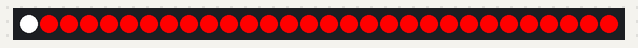
Recording of a sketch running on a simulated Arduino Uno, built with avr-gcc and run on an emulated ATmega328P. Shown: 30 RGB LEDs in strip order, left to right.

Above: at 0.05 s.
At 0.66 s:
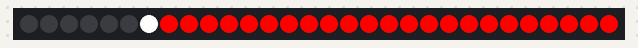
At 1.38 s:
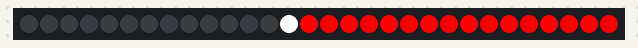
At 1.99 s:
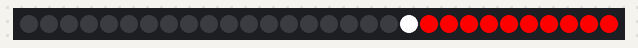
At 2.7 s:
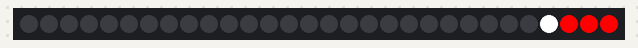
At 39.93 s:
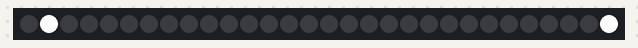

The sketch:

DotstarMinLoop.ino
```cpp
#include <Adafruit_DotStar.h>
#include <SPI.h>         //comment out for softwareSPI
//#include <SoftSPI.h> //uncomment to use non standard pins

#define DATAPIN    MISO
#define CLOCKPIN   MOSI
#define NUMPIXELS 30 // Number of LEDs in strip

#define red  0xFF0000
#define green  0x00FF00
#define blue  0x0000FF

uint32_t frame[NUMPIXELS];


uint32_t colors[3] = {green, red, blue };

Adafruit_DotStar strip = Adafruit_DotStar(NUMPIXELS, DATAPIN, CLOCKPIN, DOTSTAR_BRG);


void setup() {
  strip.begin(); // Initialize pins for output
  strip.show();  // Turn all LEDs off ASAP

  //initialize strip array
  for (int ii = 0; ii < NUMPIXELS; ii++) {
    frame[ii] = 0xFF0000; //initialize all to red
    strip.setPixelColor(ii, frame[ii]);
  }
  strip.show();

}

void loop() {
  /*
    for (int ii = 0; ii < NUMPIXELS; ii++) {
     frame[ii] = colors[ii % 3]; //initialize all to red
     strip.setPixelColor(ii, frame[ii]);
    }
    strip.show();
  */

  for (int ii = 0; ii < NUMPIXELS; ii++) {
    if (ii == 0)
    {
      frame[ii] = 0xFFFFFF;
      strip.setPixelColor(ii, frame[ii]);
      strip.show();
      delay(100);
    }
    else
    {
      frame[ii - 1] = 0x000000;
      frame[ii] = 0xFFFFFF;
      strip.setPixelColor(ii - 1, frame[ii - 1]);
      strip.setPixelColor(ii, frame[ii]);
      strip.show();
      delay(100);
    }


    for (int ii = NUMPIXELS; ii < 0; ii--) {
      if (ii == 30)
      {
        frame[ii] = 0xFFFFFF;
        strip.setPixelColor(ii, frame[ii]);
        strip.show();
        delay(100);
      }
      else
      {
        frame[ii + 1] = 0x000000;
        frame[ii] = 0xFFFFFF;
        strip.setPixelColor(ii + 1, frame[ii + 1]);
        strip.setPixelColor(ii, frame[ii]);
        strip.show();
        delay(100);
      }
    }
  }
}
```
